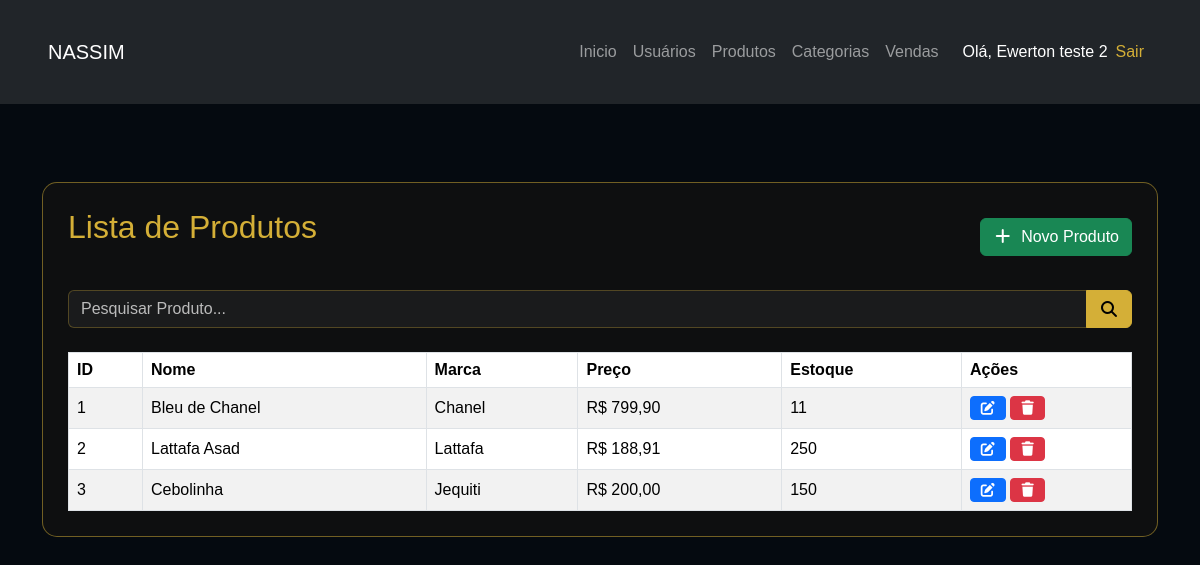
/site_admin/produto/produtoList.php (signed in), run on the app's committed database.
### tables this page shows
CREATE TABLE IF NOT EXISTS `produtos` (
  `id` int NOT NULL AUTO_INCREMENT,
  `nome` varchar(100) DEFAULT NULL,
  `marca` varchar(100) DEFAULT NULL,
  `preco` decimal(10,2) DEFAULT NULL,
  `estoque` int DEFAULT NULL,
  PRIMARY KEY (`id`)
);

### site_admin/database/db.class.php (called while the page is built, shortened)
<?php
class db
{
    private $host = 'localhost';
    private $user = 'root';
    private $password = '';
    private $port = '3306';
    private $dbname = 'nassim_db';
    private $table_name;
    private $conn;
    public function __construct($table_name)
    {
        $this->table_name = $table_name;
        $this->conn = $this->connect();
    }
    private function connect()
    {
        try {
            return new PDO(
                "mysql:host=$this->host;dbname=$this->dbname;port=$this->port;charset=utf8",
                $this->user,
                $this->password,
                [
                    PDO::ATTR_ERRMODE => PDO::ERRMODE_EXCEPTION
                ]
            );
        } catch (PDOException $e) {
            die('Erro na conexão: ' . $e->getMessage());
        }
    }
    public function all()
    {
        $sql = "SELECT * FROM $this->table_name";
        $st = $this->conn->prepare($sql);
        $st->execute();
        return $st->fetchAll(PDO::FETCH_OBJ);
    }
}

### site_admin/produto/produtoList.php (the view, shortened to what this page needs)
<?php
include '../../header.php';
include_once "../database/db.class.php";
$db = new db('produtos');
$produtos = $db->all();
?>
<div class="list-crud">
    <div class="d-flex justify-content-between align-items-center mb-4">
        <h2>Lista de Produtos</h2>
        <a href="produtoForm.php" class="btn btn-success">
            <i class="fa-solid fa-plus me-1"></i>
            Novo Produto
        </a>
    </div>
    <form class="mb-4">
        <div class="input-group">
            <input
                type="text"
                id="pesquisa"
                class="form-control"
                placeholder="Pesquisar Produto...">
            <button type="button" class="btn btn-warning">
                <i class="fa-solid fa-magnifying-glass"></i>
            </button>
        </div>
    </form>
    <div class="table-responsive">
        <table class="table table-striped table-hover table-bordered" id="tabelaProdutos">
            <thead>
                <tr>
                    <th>ID</th>
                    <th>Nome</th>
                    <th>Marca</th>
                    <th>Preço</th>
                    <th>Estoque</th>
                    <th width="170">Ações</th>
                </tr>
            </thead>
            <tbody>
                <?php foreach ($produtos as $produto): ?>
                    <tr>
                        <td><?= $produto->id ?></td>
                        <td><?= $produto->nome ?></td>
                        <td><?= $produto->marca ?></td>
                        <td>
                            R$ <?= number_format($produto->preco, 2, ',', '.') ?>
                        </td>
                        <td><?= $produto->estoque ?></td>
                        <td>
                            <a href="produtoForm.php?id=<?= $produto->id ?>"
                                class="btn btn-primary btn-sm">
                                <i class="fa-solid fa-pen-to-square"></i>
                            </a>
                            <a href="?delete=<?= $produto->id ?>"
                                class="btn btn-danger btn-sm"
                                onclick="return confirm('Deseja excluir este produto?')">
                                <i class="fa-solid fa-trash"></i>
                            </a>
                        </td>
                    </tr>
                <?php endforeach; ?>
            </tbody>
        </table>
    </div>
</div>
<?php include '../../footer.php'; ?>

### assets/css/style.css (style rules this page uses)
h1,h2,h3,h4,h5 { color: #d4af37; }
.btn-warning { background-color: #d4af37; border-color: #d4af37; color: #000; font-weight: bold; }
a { text-decoration: none; }
.list-crud { background: rgba(17, 17, 17, .85); border-radius: 15px; border: 1px solid rgba(212, 175, 55, .5); padding: 25px; margin-top: 30px; }
.list-crud h2 { color: #d4af37; margin-bottom: 20px; }
.list-crud .table { color: white; margin-bottom: 0; }
.list-crud .table thead { background: #d4af37; color: #000; }
.list-crud .table td, .list-crud .table th { vertical-align: middle; }
.list-crud .table-striped>tbody>tr:nth-of-type(odd) { background: rgba(255, 255, 255, .03); }
.list-crud .form-control { background: rgba(255, 255, 255, .05); border: 1px solid rgba(212, 175, 55, .3); color: white; }
.list-crud .form-control::placeholder { color: #bbb; }

### data on the page
produtos: id "1", nome "Bleu de Chanel", marca "Chanel", preco "799,90", estoque "11"
produtos: id "2", nome "Lattafa Asad", marca "Lattafa", preco "188,91", estoque "250"
produtos: id "3", nome "Cebolinha", marca "Jequiti", preco "200,00", estoque "150"

### other printed values
$_SESSION['usuario_nome'] "Ewerton teste 2"
